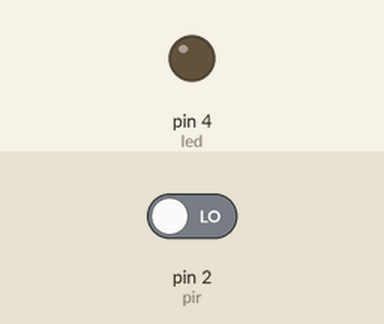
Recording of a sketch running on a simulated Arduino Uno, built with avr-gcc and run on an emulated ATmega328P. Parts: output pins drawn as LEDs (lit = HIGH). Inputs (shaded band) come from the test bench; at power-on: pin 2 (pir) LOW.

Above: at 1.2 s.
1.3 s: pin 2 (pir) driven HIGH
At 1.8 s:
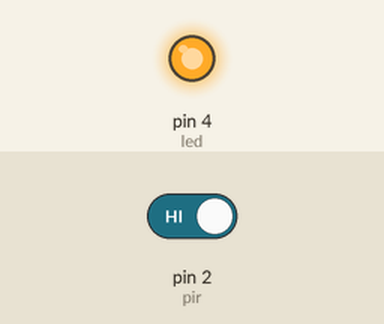
2.8 s: pin 2 (pir) driven LOW
At 4.1 s:
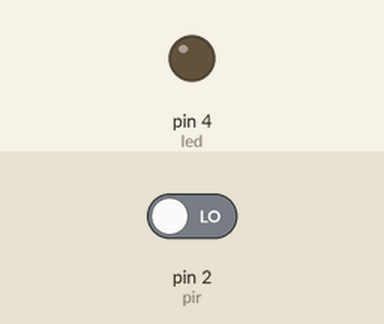
Timing chart, 0 to 5.8 s (numbered marks = the images above; inputs shaded):
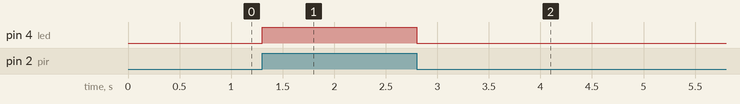

The sketch:

automation_of_light.ino
```cpp
int pir = 2;
int led = 4;
int pir_val=0;
void setup() {
  // put your setup code here, to run once:
  pinMode(pir,INPUT);
  pinMode(led,OUTPUT);

}

void loop() {
  // put your main code here, to run repeatedly:
  pir_val=digitalRead(pir);
  if(pir_val==1)
  {
    digitalWrite(led,HIGH);
  }
  else
  {
    digitalWrite(led,LOW);
  }
}
```

Measured:
- after the input at 1.3 s, pin 4 (led): LOW → HIGH at once
- after the input at 2.8 s, pin 4 (led): HIGH → LOW at once
